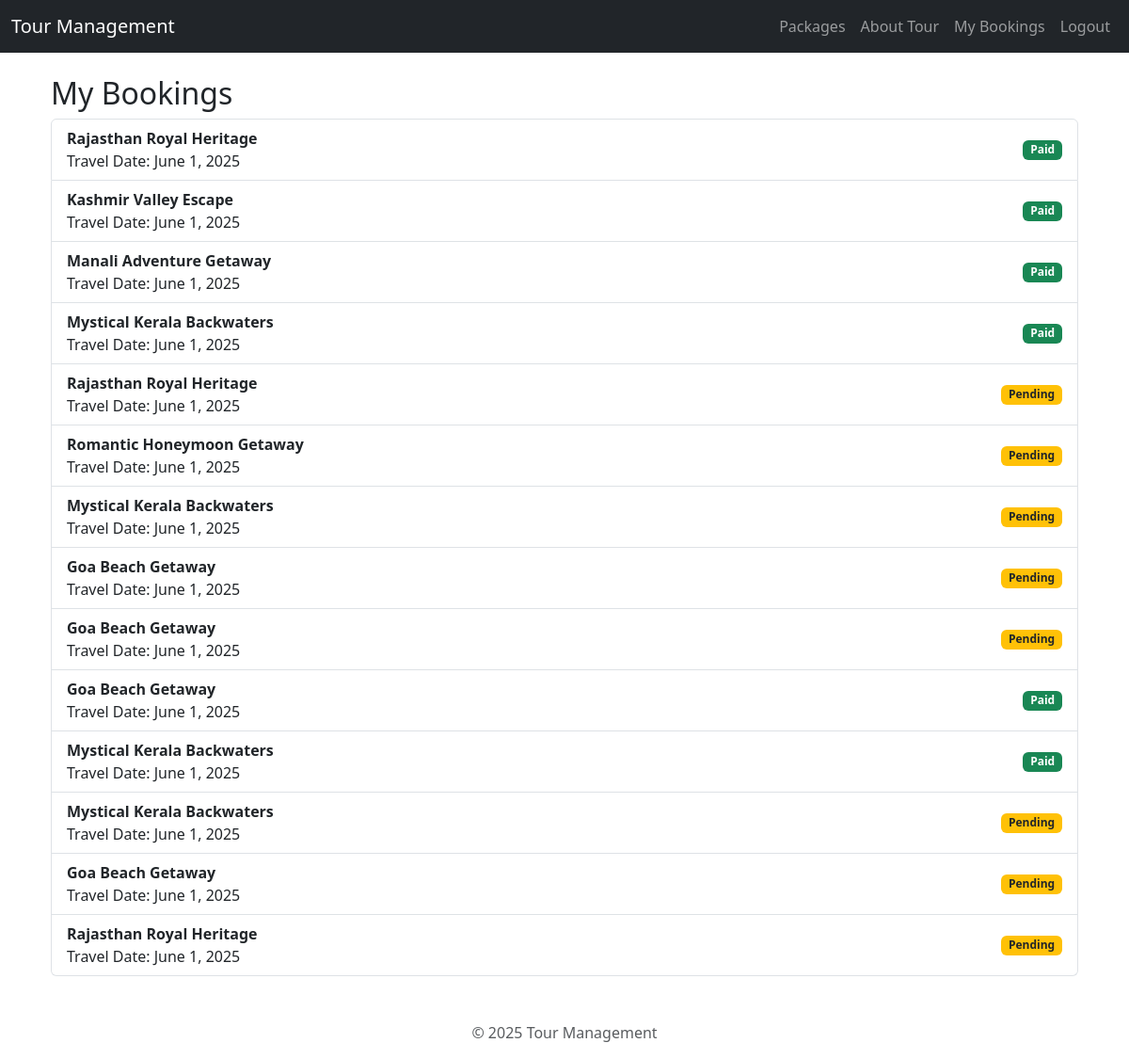
/my-bookings/ (signed in), run on the app's committed database.
### packages/models.py (models this page shows, shortened)
class Booking(models.Model):
    user = models.ForeignKey(User, on_delete=models.CASCADE)
    package = models.ForeignKey(TourPackage, on_delete=models.CASCADE)
    booking_date = models.DateTimeField(auto_now_add=True)
    travel_date = models.DateField(default="2025-06-01")
    num_people = models.PositiveIntegerField(default=1)
    status = models.CharField(max_length=20, choices=[
        ('Pending', 'Pending'),
        ('Confirmed', 'Confirmed'),
        ('Cancelled', 'Cancelled'),
    ], default='Pending')
    payment_status = models.CharField(max_length=10, choices=[
        ('Paid', 'Paid'),
        ('Pending', 'Pending'),
    ], default='Pending')

class TourPackage(models.Model):
    name = models.CharField(max_length=100)
    destination = models.CharField(max_length=100)
    price = models.DecimalField(max_digits=10, decimal_places=2, default=0.00)
    image = models.ImageField(upload_to='tour_images/', null=True, blank=True)
    description = models.TextField(blank=True)
    duration = models.CharField(max_length=100, blank=True)
    vendor = models.ForeignKey(Vendor, on_delete=models.CASCADE, null=True)
    is_approved = models.BooleanField(default=False)
    expiry_date = models.DateField(null=True, blank=True)
    is_expired = models.BooleanField(default=False)
    created_at = models.DateTimeField(auto_now_add=True)

### packages/views.py (the view)
# urls.py: path('my-bookings/', views.booking_history, name='booking_history'),
@login_required
def booking_history(request):
    user = request.user
    bookings = Booking.objects.filter(user=user).order_by('-booking_date')
    return render(request, 'packages/booking_history.html', {'bookings': bookings})

### packages/templates/packages/booking_history.html
{% extends "packages/base.html" %}
{% block content %}
<div class="container mt-4">
    <h2>My Bookings</h2>
    <ul class="list-group">
        {% for booking in bookings %}
        <li class="list-group-item d-flex justify-content-between align-items-center">
            <div>
                <strong>{{ booking.package.name }}</strong><br>
                Travel Date: {{ booking.travel_date }}
            </div>
            <span class="badge
                {% if booking.payment_status == "Paid" %}
                    bg-success
                {% else %}
                    bg-warning text-dark
                {% endif %}">
                {{ booking.payment_status }}
            </span>
        </li>
        {% empty %}
        <li class="list-group-item">No bookings yet.</li>
        {% endfor %}
    </ul>
</div>
{% endblock %}

### data on the page
Booking: package.name "Rajasthan Royal Heritage", travel_date "June 1, 2025", payment_status "Paid"
Booking: package.name "Kashmir Valley Escape", travel_date "June 1, 2025", payment_status "Paid"
Booking: package.name "Manali Adventure Getaway", travel_date "June 1, 2025", payment_status "Paid"
Booking: package.name "Mystical Kerala Backwaters", travel_date "June 1, 2025", payment_status "Paid"
Booking: package.name "Rajasthan Royal Heritage", travel_date "June 1, 2025", payment_status "Pending"
Booking: package.name "Romantic Honeymoon Getaway", travel_date "June 1, 2025", payment_status "Pending"
Booking: package.name "Mystical Kerala Backwaters", travel_date "June 1, 2025", payment_status "Pending"
Booking: package.name "Goa Beach Getaway", travel_date "June 1, 2025", payment_status "Pending"
Booking: package.name "Goa Beach Getaway", travel_date "June 1, 2025", payment_status "Pending"
Booking: package.name "Goa Beach Getaway", travel_date "June 1, 2025", payment_status "Paid"
Booking: package.name "Mystical Kerala Backwaters", travel_date "June 1, 2025", payment_status "Paid"
Booking: package.name "Mystical Kerala Backwaters", travel_date "June 1, 2025", payment_status "Pending"
Booking: package.name "Goa Beach Getaway", travel_date "June 1, 2025", payment_status "Pending"
Booking: package.name "Rajasthan Royal Heritage", travel_date "June 1, 2025", payment_status "Pending"
